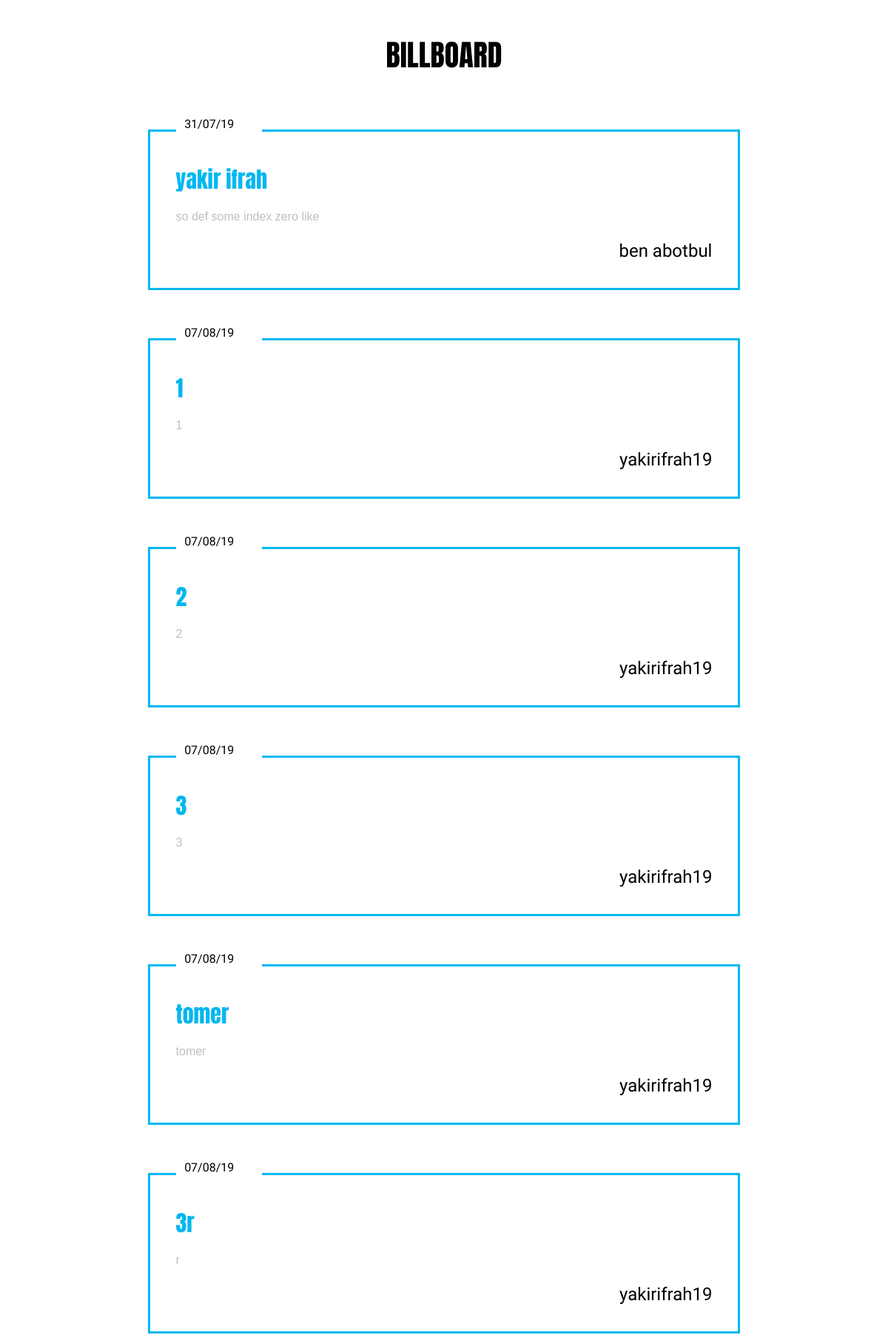
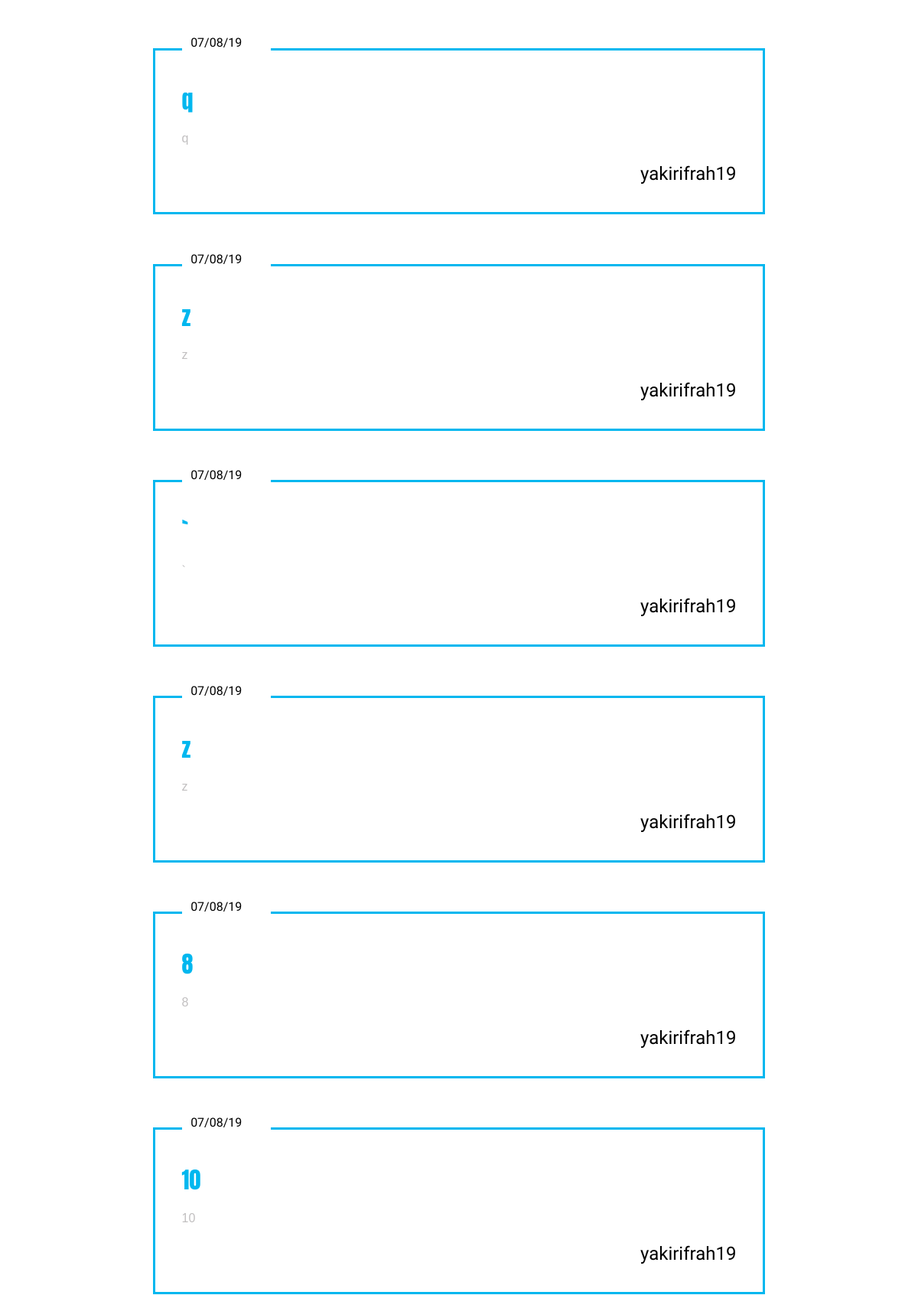
The page /board/post (signed in, upper part) on the database its author committed (2 pictures, top to bottom).
### SocialBoard/models.py (models this page shows)
class Post(models.Model):
    title = models.CharField(max_length=200)
    publish_date = models.DateTimeField('date published')
    content = models.CharField(max_length=500)
    author = models.CharField(max_length=24)

### SocialBoard/views.py (the view)
# urls.py: url(r'^board/post', views.post, name='post'),
@login_required
def post(request):
    posts = Post.objects.all()
    context = {'posts': posts}
    return render(request, "SocialBoard/post.html", context)

### SocialBoard/templates/SocialBoard/post.html (shortened to what this page needs)
<!DOCTYPE html>
<html lang="en">
{% load static %}
<head>
    <link rel="stylesheet" href="https://maxcdn.bootstrapcdn.com/bootstrap/4.3.1/css/bootstrap.min.css">
    <link href="https://stackpath.bootstrapcdn.com/font-awesome/4.7.0/css/font-awesome.min.css" rel="stylesheet"
>
    <link rel="stylesheet" type="text/css" href="{% static 'SocialBoard/css/post.css' %}">
    <link rel="stylesheet" href="https://cdnjs.cloudflare.com/ajax/libs/animate.css/3.7.2/animate.min.css">
</head>
<body>
    <div class="board">
        <h1 id="maintitle">Billboard</h1>
        <div id="row">
            {% if posts %}
            {% for post in posts %}
            <fieldset class="post_div center-block">
                <legend>
                    <p class="pubdate">{{post.publish_date|date:'d/m/y'}}</p>
                </legend>
                <p class="posttitle">{{post.title}}</p>
                <p class="postmsg">{{post.content}}</p>
                <p class="postauthor">{{post.author}}</p>
                <br>
                </div>
            </fieldset>
            {% endfor %}
            {% else %}
            <p>No messages...
                Click the '+' button to add a new message</p>
            {% endif %}
</body>
</html>

### SocialBoard/static/SocialBoard/css/post.css (style rules this page uses)
#maintitle { font-family: 'Anton', sans-serif; font-size: 40px; color: black; text-align: center; padding: 50px; text-transform: uppercase; }
body { padding-left: 2%; padding-right: 2%; }
.pubdate { font-family: 'Poiret One', cursive; font-size: 16px; color: black; padding-left: 4%; }
.posttitle { font-family: 'Anton', sans-serif; font-size: 30px; color: #00b7ef; }
.postmsg { font-family: 'Arial'; font-size: 16px; color: #c1bfc0; }
.center-block { display: block; margin-right: auto; margin-left: auto; }
.postauthor { font-family: 'Pinyon Script', cursive; font-size: 24px; color: black; float: right; }
.post_div { padding: 16px; height: auto; max-width: 800px; border: 3px solid #00b7ef; margin-bottom: 4%; padding-left: 3%; padding-right: 3%; }
legend { border: 0; border-bottom: 0px; width: 16%; padding-left: 1%; }

### rows shown on the page
Post: publish_date "31/07/19", title "yakir ifrah", content "so def some index zero like", author "ben abotbul"
Post: publish_date "07/08/19", title "1", content "1", author "yakirifrah19"
Post: publish_date "07/08/19", title "2", content "2", author "yakirifrah19"
Post: publish_date "07/08/19", title "3", content "3", author "yakirifrah19"
Post: publish_date "07/08/19", title "tomer", content "tomer", author "yakirifrah19"
Post: publish_date "07/08/19", title "3r", content "r", author "yakirifrah19"
Post: publish_date "07/08/19", title "q", content "q", author "yakirifrah19"
Post: publish_date "07/08/19", title "z", content "z", author "yakirifrah19"
Post: publish_date "07/08/19", title "`", content "`", author "yakirifrah19"
Post: publish_date "07/08/19", title "z", content "z", author "yakirifrah19"
Post: publish_date "07/08/19", title "8", content "8", author "yakirifrah19"
Post: publish_date "07/08/19", title "10", content "10", author "yakirifrah19"
